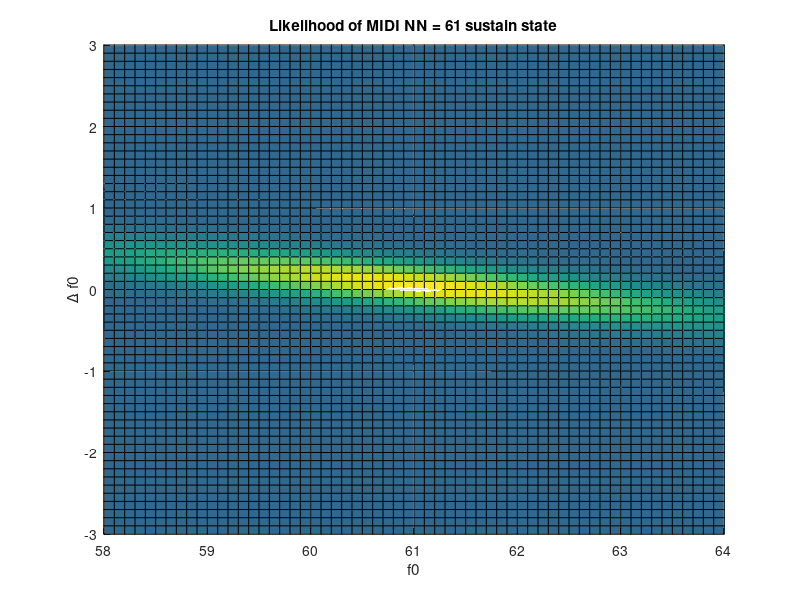

MATLAB code to generate this figure:
%show the 2-variable pdf
clear;
clf;

mu = [61 0];
Sigma = [4 -0.5; -0.5 0.1];
x1 = 1:.1:128; x2 = -5:.1:5;
[X1,X2] = meshgrid(x1,x2);
F = mvnpdf([X1(:) X2(:)],mu,Sigma);
F = reshape(F,length(x2),length(x1));


figure(9)
surf(x1,x2,F);
caxis([min(F(:))-.5*range(F(:)),max(F(:))]);
axis([58 64 -3 3 0 .4]), view(2);
xlabel('f0'); ylabel('\Delta f0'); zlabel('Probability Density');
title('Likelihood of MIDI NN = 61 sustain state');